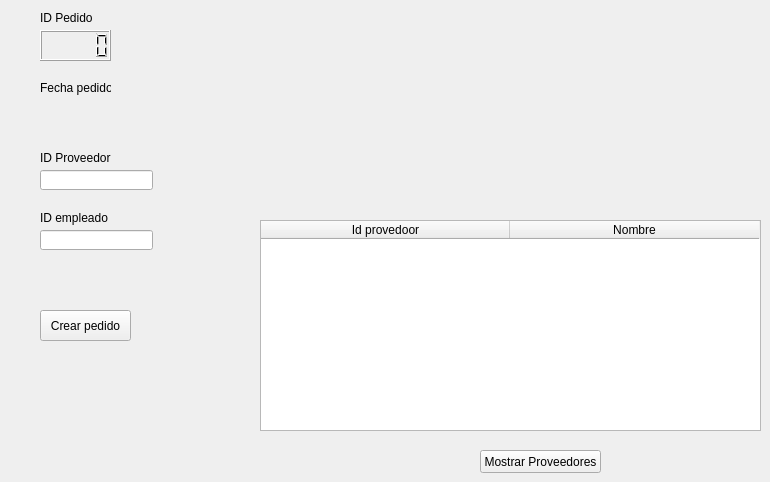
     <widget class="QWidget" name="tab_18">
      <attribute name="title">
       <string>Alta Pedido</string>
      </attribute>
      <widget class="QLabel" name="label_32">
       <property name="geometry">
        <rect>
         <x>40</x>
         <y>80</y>
         <width>71</width>
         <height>16</height>
        </rect>
       </property>
       <property name="text">
        <string>Fecha pedido</string>
       </property>
      </widget>
      <widget class="QLabel" name="label_33">
       <property name="geometry">
        <rect>
         <x>40</x>
         <y>150</y>
         <width>81</width>
         <height>16</height>
        </rect>
       </property>
       <property name="text">
        <string>ID Proveedor</string>
       </property>
      </widget>
      <widget class="QLineEdit" name="id_proveedor">
       <property name="geometry">
        <rect>
         <x>40</x>
         <y>170</y>
         <width>113</width>
         <height>20</height>
        </rect>
       </property>
      </widget>
      <widget class="QPushButton" name="crear_P">
       <property name="geometry">
        <rect>
         <x>40</x>
         <y>310</y>
         <width>91</width>
         <height>31</height>
        </rect>
       </property>
       <property name="text">
        <string>Crear pedido</string>
       </property>
      </widget>
      <widget class="QLineEdit" name="id_proveedor_2">
       <property name="geometry">
        <rect>
         <x>40</x>
         <y>230</y>
         <width>113</width>
         <height>20</height>
        </rect>
       </property>
      </widget>
      <widget class="QLabel" name="label_34">
       <property name="geometry">
        <rect>
         <x>40</x>
         <y>210</y>
         <width>81</width>
         <height>16</height>
        </rect>
       </property>
       <property name="text">
        <string>ID empleado</string>
       </property>
      </widget>
      <widget class="QLabel" name="label_41">
       <property name="geometry">
        <rect>
         <x>330</x>
         <y>0</y>
         <width>281</width>
         <height>211</height>
        </rect>
       </property>
       <property name="text">
        <string/>
       </property>
       <property name="pixmap">
        <pixmap>L3.png</pixmap>
       </property>
      </widget>
      <widget class="QPushButton" name="pushButton_3">
       <property name="geometry">
        <rect>
         <x>480</x>
         <y>450</y>
         <width>121</width>
         <height>23</height>
        </rect>
       </property>
       <property name="text">
        <string>Mostrar Proveedores</string>
       </property>
      </widget>
      <widget class="QTableWidget" name="Mostrar_table_prov_2">
       <property name="geometry">
        <rect>
         <x>260</x>
         <y>220</y>
         <width>501</width>
         <height>211</height>
        </rect>
       </property>
       <attribute name="horizontalHeaderDefaultSectionSize">
        <number>249</number>
       </attribute>
       <column>
        <property name="text">
         <string>Id provedoor</string>
        </property>
       </column>
       <column>
        <property name="text">
         <string>Nombre</string>
        </property>
       </column>
      </widget>
      <widget class="QLabel" name="label">
       <property name="geometry">
        <rect>
         <x>40</x>
         <y>110</y>
         <width>281</width>
         <height>16</height>
        </rect>
       </property>
       <property name="styleSheet">
        <string notr="true">font: 14pt &quot;Calculator&quot;;</string>
       </property>
       <property name="text">
        <string/>
       </property>
      </widget>
      <widget class="QLabel" name="label_46">
       <property name="geometry">
        <rect>
         <x>40</x>
         <y>10</y>
         <width>71</width>
         <height>16</height>
        </rect>
       </property>
       <property name="text">
        <string>ID Pedido</string>
       </property>
      </widget>
      <widget class="QLCDNumber" name="id_pedido">
       <property name="geometry">
        <rect>
         <x>40</x>
         <y>30</y>
         <width>71</width>
         <height>31</height>
        </rect>
       </property>
      </widget>
     </widget>
